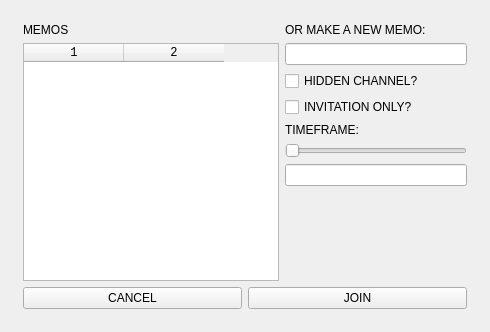
<?xml version="1.0" encoding="UTF-8"?>
<ui version="4.0">
 <class>MemosWindow</class>
 <widget class="QWidget" name="MemosWindow">
  <property name="geometry">
   <rect>
    <x>0</x>
    <y>0</y>
    <width>490</width>
    <height>332</height>
   </rect>
  </property>
  <property name="windowTitle">
   <string>Memos</string>
  </property>
  <layout class="QVBoxLayout" name="verticalLayout_4">
   <item>
    <layout class="QVBoxLayout" name="verticalLayout">
     <property name="leftMargin">
      <number>12</number>
     </property>
     <property name="topMargin">
      <number>12</number>
     </property>
     <property name="rightMargin">
      <number>12</number>
     </property>
     <property name="bottomMargin">
      <number>12</number>
     </property>
     <item>
      <layout class="QHBoxLayout" name="horizontalLayout_2">
       <item>
        <layout class="QVBoxLayout" name="verticalLayout_2">
         <item>
          <widget class="QLabel" name="label">
           <property name="text">
            <string>MEMOS</string>
           </property>
          </widget>
         </item>
         <item>
          <widget class="QTableWidget" name="memosTableWidget">
           <property name="sizePolicy">
            <sizepolicy hsizetype="Expanding" vsizetype="Expanding">
             <horstretch>0</horstretch>
             <verstretch>0</verstretch>
            </sizepolicy>
           </property>
           <property name="font">
            <font>
             <family>Courier New</family>
            </font>
           </property>
           <property name="showDropIndicator" stdset="0">
            <bool>false</bool>
           </property>
           <property name="dragDropOverwriteMode">
            <bool>false</bool>
           </property>
           <property name="selectionMode">
            <enum>QAbstractItemView::SingleSelection</enum>
           </property>
           <property name="selectionBehavior">
            <enum>QAbstractItemView::SelectRows</enum>
           </property>
           <property name="showGrid">
            <bool>false</bool>
           </property>
           <property name="sortingEnabled">
            <bool>true</bool>
           </property>
           <property name="rowCount">
            <number>0</number>
           </property>
           <property name="columnCount">
            <number>2</number>
           </property>
           <attribute name="horizontalHeaderCascadingSectionResizes">
            <bool>false</bool>
           </attribute>
           <attribute name="horizontalHeaderDefaultSectionSize">
            <number>60</number>
           </attribute>
           <attribute name="horizontalHeaderMinimumSectionSize">
            <number>100</number>
           </attribute>
           <attribute name="horizontalHeaderStretchLastSection">
            <bool>false</bool>
           </attribute>
           <column/>
           <column/>
          </widget>
         </item>
        </layout>
       </item>
       <item>
        <layout class="QVBoxLayout" name="verticalLayout_3">
         <item>
          <widget class="QLabel" name="label_2">
           <property name="text">
            <string>OR MAKE A NEW MEMO:</string>
           </property>
          </widget>
         </item>
         <item>
          <widget class="QLineEdit" name="memoNameLineEdit">
           <property name="sizePolicy">
            <sizepolicy hsizetype="Minimum" vsizetype="Fixed">
             <horstretch>0</horstretch>
             <verstretch>0</verstretch>
            </sizepolicy>
           </property>
          </widget>
         </item>
         <item>
          <widget class="QCheckBox" name="hiddenChannelCheck">
           <property name="text">
            <string>HIDDEN CHANNEL?</string>
           </property>
          </widget>
         </item>
         <item>
          <widget class="QCheckBox" name="invitationOnlyCheck">
           <property name="text">
            <string>INVITATION ONLY?</string>
           </property>
          </widget>
         </item>
         <item>
          <widget class="QLabel" name="label_3">
           <property name="text">
            <string>TIMEFRAME:</string>
           </property>
          </widget>
         </item>
         <item>
          <widget class="QSlider" name="timeframeSlider">
           <property name="orientation">
            <enum>Qt::Horizontal</enum>
           </property>
          </widget>
         </item>
         <item>
          <widget class="QLineEdit" name="timeframeDisplayLine"/>
         </item>
         <item>
          <spacer name="verticalSpacer">
           <property name="orientation">
            <enum>Qt::Vertical</enum>
           </property>
           <property name="sizeHint" stdset="0">
            <size>
             <width>20</width>
             <height>40</height>
            </size>
           </property>
          </spacer>
         </item>
        </layout>
       </item>
      </layout>
     </item>
     <item>
      <layout class="QHBoxLayout" name="horizontalLayout_3">
       <item>
        <widget class="QPushButton" name="cancelMemoButton">
         <property name="text">
          <string>CANCEL</string>
         </property>
        </widget>
       </item>
       <item>
        <widget class="QPushButton" name="joinMemoButton">
         <property name="text">
          <string>JOIN</string>
         </property>
        </widget>
       </item>
      </layout>
     </item>
    </layout>
   </item>
  </layout>
 </widget>
 <resources/>
 <connections/>
</ui>
